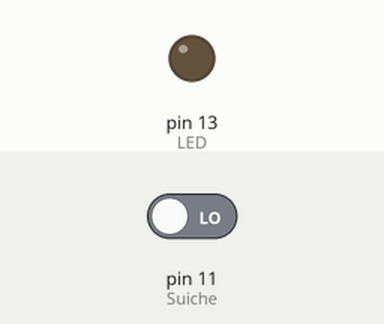
Simulated run of this sketch. Board: Arduino Uno, built with avr-gcc and run on an emulated ATmega328P. Parts: output pins drawn as LEDs (lit = HIGH). The test bench sets the inputs (shaded band); at power-on: pin 11 (Suiche) LOW.

Above: at 1.2 s.
1.3 s: pin 11 (Suiche) driven HIGH
At 2.5 s:
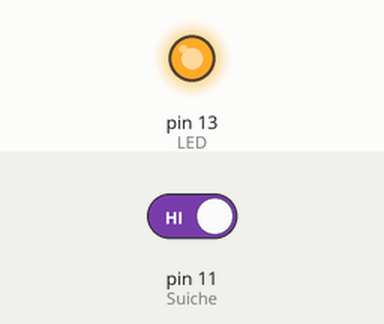
2.8 s: pin 11 (Suiche) driven LOW
At 3.8 s:
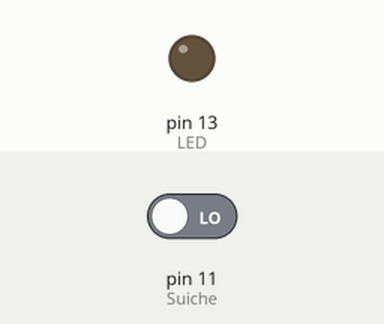
Timing chart, 0 to 5.8 s (numbered marks = the images above; inputs shaded):
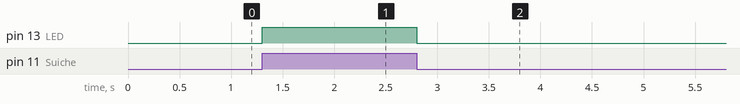

Measured:
- after the input at 1.3 s, pin 13 (LED): LOW → HIGH at once
- after the input at 2.8 s, pin 13 (LED): HIGH → LOW at once

The sketch:

LED_Suiche.ino
```cpp
int Suiche= 11;
int LED=13;
int estadoSuiche=0;
void setup (){
pinMode(Suiche,INPUT);
pinMode(LED,OUTPUT);
digitalWrite(LED,LOW);
}
void loop(){
estadoSuiche=digitalRead(Suiche);
digitalWrite(LED,estadoSuiche);
}
```
